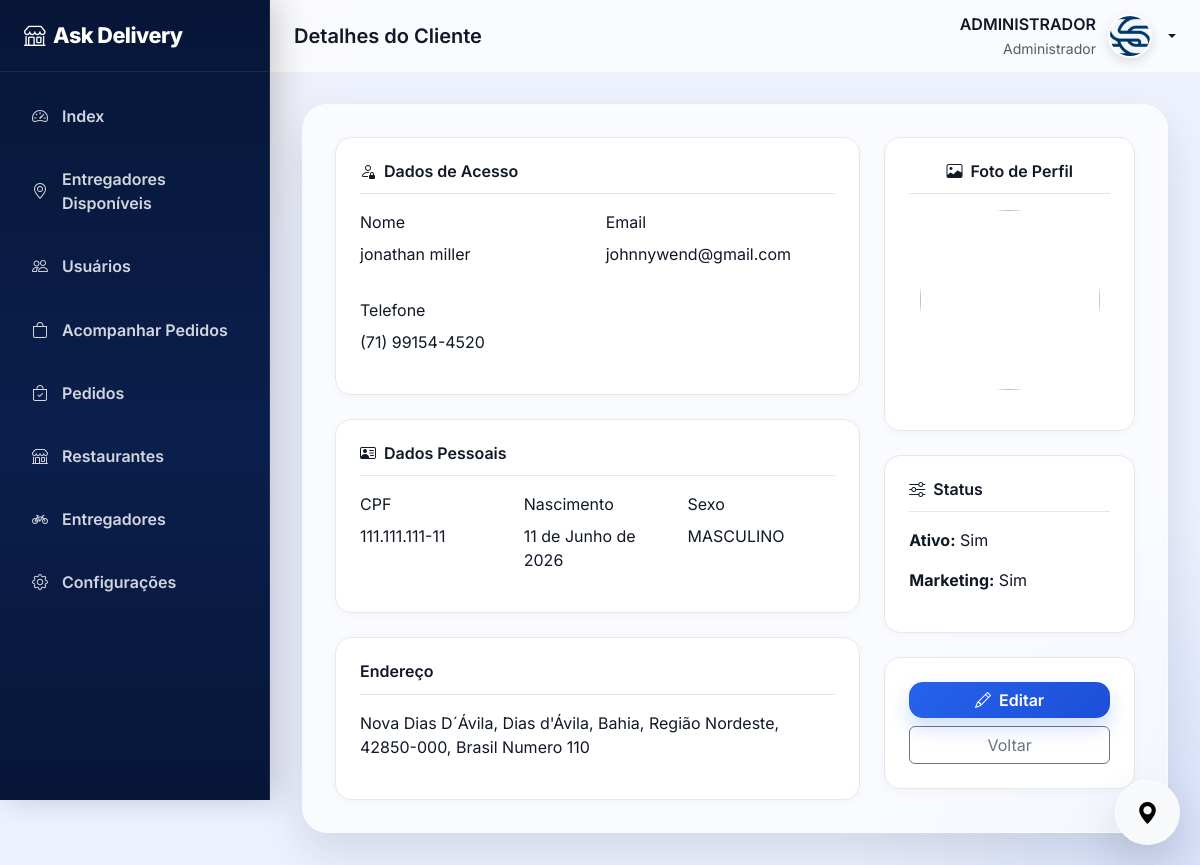
Screenshot of /detailcliente/3/ (signed in) with the database file from the repository.
### core/models.py (models this page shows, shortened)
class User(AbstractUser):
    telefone = models.CharField(max_length=20, blank=True)
    email = models.EmailField(unique=True)
    USERNAME_FIELD = 'email'
    REQUIRED_FIELDS = ['username']

class Usuario(models.Model):
    user = models.OneToOneField(
        User,
        on_delete=models.CASCADE,
        related_name='perfil'
    )
    tipo = models.CharField(max_length=20, choices=TIPO)
    foto = models.ImageField(
        upload_to=user_directory_path,
        blank=True,
        null=True
    )
    telefone_verificado = models.BooleanField(default=False)
    email_verificado = models.BooleanField(default=False)
    ativo = models.BooleanField(default=True)
    criado_em = models.DateTimeField(auto_now_add=True)
    atualizado_em = models.DateTimeField(auto_now=True)
    class Meta:
        permissions = (
            ("cliente", "Permissão de cliente"),
            ("entregador", "Permissão de entregador"),
            ("restaurante", "Permissão de restaurante"),
        )

class Cliente(models.Model):
    usuario = models.OneToOneField(
        Usuario,
        on_delete=models.CASCADE,
        related_name='cliente'
    )
    cpf = models.CharField(max_length=14, blank=True, null=True)
    data_nascimento = models.DateField(blank=True, null=True)
    sexo = models.CharField(max_length=20, choices=SEXO, blank=True, null=True)
    aceita_marketing = models.BooleanField(default=False)
    address = models.CharField(max_length=300)
    latitude = models.DecimalField(max_digits=15, decimal_places=10, null=True, blank=True)
    longitude = models.DecimalField(max_digits=15, decimal_places=10, null=True, blank=True)

### core/views.py (the view)
class ClienteDetailView(SuperUserRequiredMixin,CustomDetailView):
    model = Cliente
    template_name = 'accounts/cliente_detail.html'
    def get_queryset(self):
        return Cliente.objects.select_related(
            'usuario__user'
        )
    def get_context_data(self, **kwargs):
        context = super().get_context_data(**kwargs)
        return context

### core/templatetags/static_version.py (called while the page is built)
@register.simple_tag
def static_version(path):
    full_path = os.path.join(settings.STATIC_ROOT, path)
    if os.path.exists(full_path):
        with open(full_path, 'rb') as f:
            file_hash = hashlib.md5(f.read()).hexdigest()[:6]
        return f"{static(path)}?v={file_hash}"
    return static(path)

### core/views_mixins.py (called while the page is built, shortened)
    @method_decorator(login_required(login_url='login:loginview'))
    def dispatch(self, request, *args, **kwargs):
        return super(SuperUserRequiredMixin, self).dispatch(request, *args, **kwargs)

    def dispatch(self, request, *args, **kwargs):
        return super(CheckPermissionMixin, self).dispatch(request, *args, **kwargs)

    def check_user_permissions(self, request):
        if not isinstance(self.permission_codename, list):
            self.permission_codename = [self.permission_codename]
        perms = []
        for permission in self.permission_codename:
            if '.' not in permission:
                permission = str(
                    request.resolver_match.app_name) + '.' + str(permission)
            perms.append(permission)
        return len(self.permission_codename) and (
            request.user.is_superuser or any(
                request.user.has_perm(perm)
                for perm in perms
            )
        )

### core/templates/accounts/cliente_detail.html (shortened to what this page needs)
{% extends 'base.html' %}
{% load static %}
{% block page_title %}Detalhes do Cliente{% endblock %}
{% block content %}
<div class="row g-4">
    <div class="col-lg-8">
        <div class="form-section mb-4">
            <h6 class="section-title">
                <i class="bi bi-person-lock me-2"></i>Dados de Acesso
            </h6>
            <div class="row g-3">
                <div class="col-md-6">
                    <label class="form-label">Nome</label>
                    <p>{{ object.usuario.user.first_name }}</p>
                </div>
                <div class="col-md-6">
                    <label class="form-label">Email</label>
                    <p>{{ object.usuario.user.email }}</p>
                </div>
                <div class="col-md-6">
                    <label class="form-label">Telefone</label>
                    <p>{{ object.usuario.user.telefone }}</p>
                </div>
            </div>
        </div>
        <div class="form-section mb-4">
            <h6 class="section-title">
                <i class="bi bi-person-vcard me-2"></i>Dados Pessoais
            </h6>
            <div class="row g-3">
                <div class="col-md-4">
                    <label class="form-label">CPF</label>
                    <p>{{ object.cpf }}</p>
                </div>
                <div class="col-md-4">
                    <label class="form-label">Nascimento</label>
                    <p>{{ object.data_nascimento }}</p>
                </div>
                <div class="col-md-4">
                    <label class="form-label">Sexo</label>
                    <p>{{ object.get_sexo_display }}</p>
                </div>
            </div>
        </div>
        <div class="form-section">
            <h6 class="section-title">Endereço</h6>
            <p>{{ object.address }}</p>
        </div>
    </div>
    <div class="col-lg-4">
        <div class="form-section mb-4 text-center">
            <h6 class="section-title">
                <i class="bi bi-image me-2"></i>Foto de Perfil
            </h6>
            <img src="{% if object.usuario.foto %}{{ object.usuario.foto.url }}{% else %}{% static 'imagens/user.png' %}{% endif %}"
                 class="rounded-circle mb-3"
                 width="180"
                 height="180"
                 style="object-fit: cover;">
        </div>
        <div class="form-section mb-4">
            <h6 class="section-title">
                <i class="bi bi-sliders me-2"></i>Status
            </h6>
            <p><strong>Ativo:</strong> {{ object.usuario.ativo|yesno:"Sim,Não" }}</p>
            <p><strong>Marketing:</strong> {{ object.aceita_marketing|yesno:"Sim,Não" }}</p>
        </div>
        <div class="form-section">
            <div class="d-grid gap-2">
                <a href="{% url 'core:cliente_update' object.pk %}"
                   class="btn btn-primary">
                    <i class="bi bi-pencil me-2"></i>Editar
                </a>
                <a href="javascript:history.back()"
                   class="btn btn-outline-secondary">
                    Voltar
                </a>
            </div>
        </div>
    </div>
</div>
{% endblock %}

### core/templates/base.html (shortened to what this page needs)
{% load static %}
{% load static_version %}
<!DOCTYPE html>
<html lang="pt-br">
<head>
    <link href="https://cdn.jsdelivr.net/npm/bootstrap@5.3.3/dist/css/bootstrap.min.css" rel="stylesheet">
    <link rel="stylesheet" href="https://cdn.jsdelivr.net/npm/bootstrap-icons@1.11.3/font/bootstrap-icons.css">
    <link href="{% static_version 'css/admin.css' %}" rel="stylesheet">
</head>
<body>
    <aside class="sidebar" id="sidebar">
        <div class="sidebar-brand">
            <i class="bi bi-shop me-2"></i> Ask Delivery
        </div>
        <nav class="sidebar-nav nav flex-column">
            <a href="{% url 'core:index' %}"
               class="nav-link {% if request.resolver_match.url_name == 'index' %}active{% endif %}">
                <i class="bi bi-speedometer2"></i>
                Index
            </a>
            <a href="{% url 'tracking:tracking-dashboard' %}"
               class="nav-link {% if request.resolver_match.url_name == 'tracking-dashboard' %}active{% endif %}">
                <i class="bi bi-geo-alt"></i>
                Entregadores Disponíveis
            </a>
            <a href="{% url 'core:usuario_list' %}"
               class="nav-link {% if request.resolver_match.url_name == 'usuario_list' %}active{% endif %}">
                <i class="bi bi-people"></i>
                Usuários
            </a>
            <a href="{% url 'orders:orders_dashboard' %}"
               class="nav-link {% if request.resolver_match.url_name == 'orders_dashboard' %}active{% endif %}">
                <i class="bi bi-bag"></i>
                Acompanhar Pedidos
            </a>
            <a href="{% url 'orders:orders_list' %}"
               class="nav-link {% if request.resolver_match.url_name == 'orders_list' %}active{% endif %}">
                <i class="bi bi-bag-check"></i>
                Pedidos
            </a>
            <a href="#" class="nav-link">
                <i class="bi bi-shop"></i>
                Restaurantes
            </a>
            <a href="#" class="nav-link">
                <i class="bi bi-bicycle"></i>
                Entregadores
            </a>
            <a href="#" class="nav-link">
                <i class="bi bi-gear"></i>
                Configurações
            </a>
        </nav>
    </aside>
    <div class="main-wrapper">
        <header class="topbar">
            <div class="d-flex align-items-center gap-3">
                <h5 class="mb-0 fw-semibold">
                    {% block page_title %}Dashboard{% endblock %}
                </h5>
            </div>
            <div class="dropdown">
                <div class="user-box dropdown-toggle"
                     data-bs-toggle="dropdown"
                     aria-expanded="false"
                     style="cursor: pointer;">
                    <div class="text-end d-none d-sm-block">
                        <div class="fw-semibold">
                            {{ request.user.get_full_name|default:request.user.username }}
                        </div>
                         {% if request.user.is_superuser %}
                        <small class="text-muted">
                            Administrador
                        </small>
                        {%endif%}
                    </div>
                    {% if request.user.perfil and request.user.perfil.foto %}
                        <img src="{{ request.user.perfil.foto.url }}"
                            alt="Avatar"
                            class="user-avatar">
                    {% else %}
                        <img src="{% static 'imagens/user.png' %}"
                            alt="Avatar"
                            class="user-avatar">
                    {% endif %}
                </div>
            </div>
        </header>
        <main class="content-wrapper">
            <div class="page-card">
                {% block content %}
                {% endblock %}
            </div>
        </main>
    </div>
    <div id="tracking-widget" class="tracking-widget minimized">
        <div class="tracking-header">
            <button id="trackingMinimize"
                    class="tracking-toggle">
                <i class="bi bi-geo-alt-fill"></i>
            </button>
        </div>
    </div>
</body>
</html>

### core/static/css/admin.css (style rules this page uses)
:root { --primary-color: #1d4ed8; --primary-hover: #1e40af; --secondary-color: #f59e0b; --secondary-hover: #ea580c; --success-color: #10b981; --danger-color: #ef4444; --sidebar-width: 270px; --topbar-height: 72px; --sidebar-bg: linear-gradient( 180deg, #071637, #0b1f4d 55%, #071637 ); --sidebar-hover: rgba(255,255,255,0.08); --body-bg: #eef2ff; --card-bg: rgba(255,255,255,0.72); --card-border: rgba(255,255,255,0.4); --text-main: #111827; --text-muted: #6b7280; --shadow-lg: 0 20px 45px rgba(15,23,42,.12); --shadow-md: 0 10px 25px rgba(15,23,42,.08); --radius-xl: 26px; --radius-lg: 18px; --radius-md: 14px; }
* { font-family: 'Inter', sans-serif; }
body { background: radial-gradient( circle at top left, rgba(245,158,11,.15), transparent 25% ), radial-gradient( circle at bottom right, rgba(29,78,216,.10), transparent 25% ), var(--body-bg); color: var(--text-main); overflow-x: hidden; }
.sidebar { position: fixed; top: 0; left: 0; width: var(--sidebar-width); height: 100vh; background: var(--sidebar-bg); color: #fff; z-index: 1040; transition: .3s ease; overflow-y: auto; border-right: 1px solid rgba(255,255,255,.08); box-shadow: 8px 0 30px rgba(0,0,0,.18); }
.sidebar-brand { height: var(--topbar-height); display:flex; align-items:center; padding:0 1.5rem; font-size:1.35rem; font-weight:800; border-bottom: 1px solid rgba(255,255,255,.08); letter-spacing:-.5px; }
.sidebar-nav { padding: 1rem; }
.sidebar-nav .nav-link { color: rgba(255,255,255,.82); border-radius: 16px; padding: 1rem 1rem; margin-bottom: .45rem; display:flex; align-items:center; gap:14px; font-weight:600; transition:.25s ease; }
.main-wrapper { margin-left: var(--sidebar-width); min-height: 100vh; transition: all 0.3s ease; }
.topbar { height: var(--topbar-height); background: rgba(255,255,255,.65); backdrop-filter: blur(16px); border-bottom: 1px solid rgba(255,255,255,.5); display:flex; align-items:center; justify-content:space-between; padding:0 1.5rem; position:sticky; top:0; z-index:1030; }
.content-wrapper { padding: 2rem; }
.page-card { background: rgba(255,255,255,.68); backdrop-filter: blur(18px); border-radius: var(--radius-xl); box-shadow: var(--shadow-lg); padding:2rem; border: 1px solid rgba(255,255,255,.5); }
.user-box { display: flex; align-items: center; gap: 12px; }
.user-avatar { width: 42px; height: 42px; border-radius: 50%; object-fit: cover; }
* { box-sizing: border-box; }
.section-title { font-size: 1rem; font-weight: 600; color: #111827; margin-bottom: 1rem; padding-bottom: .75rem; border-bottom: 1px solid #e5e7eb; }
.form-section { background: #fff; border: 1px solid #e5e7eb; border-radius: 16px; padding: 1.5rem; width: 100%; overflow: hidden; box-shadow: 0 2px 10px rgba(0,0,0,0.03); }
.form-section + .form-section { margin-top: 1.5rem; }
.tracking-widget { position: fixed; bottom: 20px; right: 20px; width: 320px; z-index: 9999; background: #fff; border-radius: 18px; box-shadow: 0 10px 30px rgba(0,0,0,0.15); overflow: hidden; transition: all 0.3s ease; backdrop-filter: blur(10px); }
.tracking-widget.minimized { width: 65px; height: 65px; border-radius: 50%; padding: 0; }
.tracking-widget.minimized .tracking-header { justify-content: center; padding: 0; height: 65px; border-bottom: none; }
.tracking-widget.minimized .tracking-toggle { margin: 0; width: 65px; height: 65px; border-radius: 50%; display: flex; align-items: center; justify-content: center; font-size: 22px; }
.tracking-header { display: flex; align-items: center; justify-content: space-between; padding: 12px 16px; background: #f8f9fa; border-bottom: 1px solid #eee; }
.tracking-toggle { border: none; background: transparent; font-size: 18px; cursor: pointer; }
.btn-primary { background: linear-gradient( 135deg, #2563eb, #1d4ed8 ); border:none; border-radius:14px; font-weight:600; box-shadow: 0 10px 20px rgba(37,99,235,.22); }
.user-avatar { width:44px; height:44px; border-radius:50%; object-fit:cover; border: 2px solid rgba(255,255,255,.7); box-shadow: 0 4px 12px rgba(0,0,0,.12); }
.tracking-widget { background: rgba(255,255,255,.72); backdrop-filter: blur(18px); border: 1px solid rgba(255,255,255,.5); box-shadow: var(--shadow-lg); }

### rows the page displays
User: user.get_full_name "ADMINISTRADOR", user.perfil.foto (picture)
Cliente: usuario.user.first_name "jonathan miller", usuario.user.email "johnnywend@gmail.com", usuario.user.telefone "(71) 99154-4520", cpf "111.111.111-11", data_nascimento "11 de Junho de 2026", sexo "MASCULINO", address "Nova Dias D´Ávila, Dias d'Ávila, Bahia, Região Nordeste, 42850-000, Brasil Numero 110", usuario.ativo "Sim", aceita_marketing "Sim"
